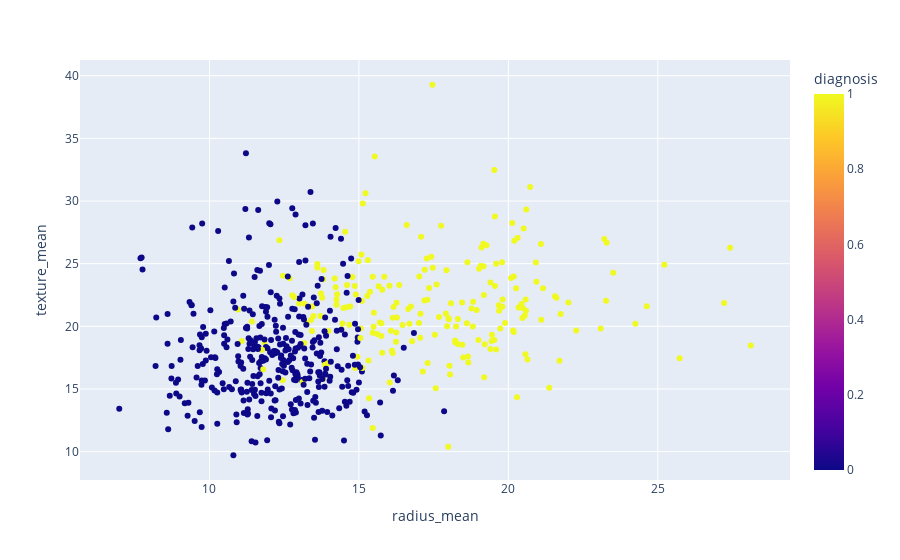

The notebook cell saved with this chart:
### Code cell
# sactter polt using plotly.express 
def scatter_plot(df,var_1,var_2,target,**kwargs):
    row=kwargs.get('row',None)
    col=kwargs.get('col',None)
    fig=px.scatter(df,x=var_1,y=var_2,color=target,facet_row=row,facet_col=col)  
    fig.show()
scatter_plot(df=data, var_1='radius_mean', var_2='texture_mean', target='diagnosis')

### Figure 1 — Plotly figure (JSON) as saved in the notebook; plotly's stock layout.template omitted (floating-point values rounded to 4 significant figures; data arrays with more than 128 entries replaced by an {"elided": "..."} marker saying what was removed)
{"data": [{"hovertemplate": "radius_mean=%{x}<br>texture_mean=%{y}<br>diagnosis=%{marker.color}<extra></extra>", "legendgroup": "", "marker": {"color": {"elided": "569 int values"}, "coloraxis": "coloraxis", "symbol": "circle"}, "mode": "markers", "name": "", "orientation": "v", "showlegend": false, "type": "scatter", "x": {"elided": "569 float values"}, "xaxis": "x", "y": {"elided": "569 float values"}, "yaxis": "y"}], "layout": {"coloraxis": {"colorbar": {"title": {"text": "diagnosis"}}, "colorscale": [[0, "#0d0887"], [0.1111, "#46039f"], [0.2222, "#7201a8"], [0.3333, "#9c179e"], [0.4444, "#bd3786"], [0.5556, "#d8576b"], [0.6667, "#ed7953"], [0.7778, "#fb9f3a"], [0.8889, "#fdca26"], [1, "#f0f921"]]}, "legend": {"tracegroupgap": 0}, "margin": {"t": 60}, "xaxis": {"anchor": "y", "domain": [0, 1], "title": {"text": "radius_mean"}}, "yaxis": {"anchor": "x", "domain": [0, 1], "title": {"text": "texture_mean"}}}}
